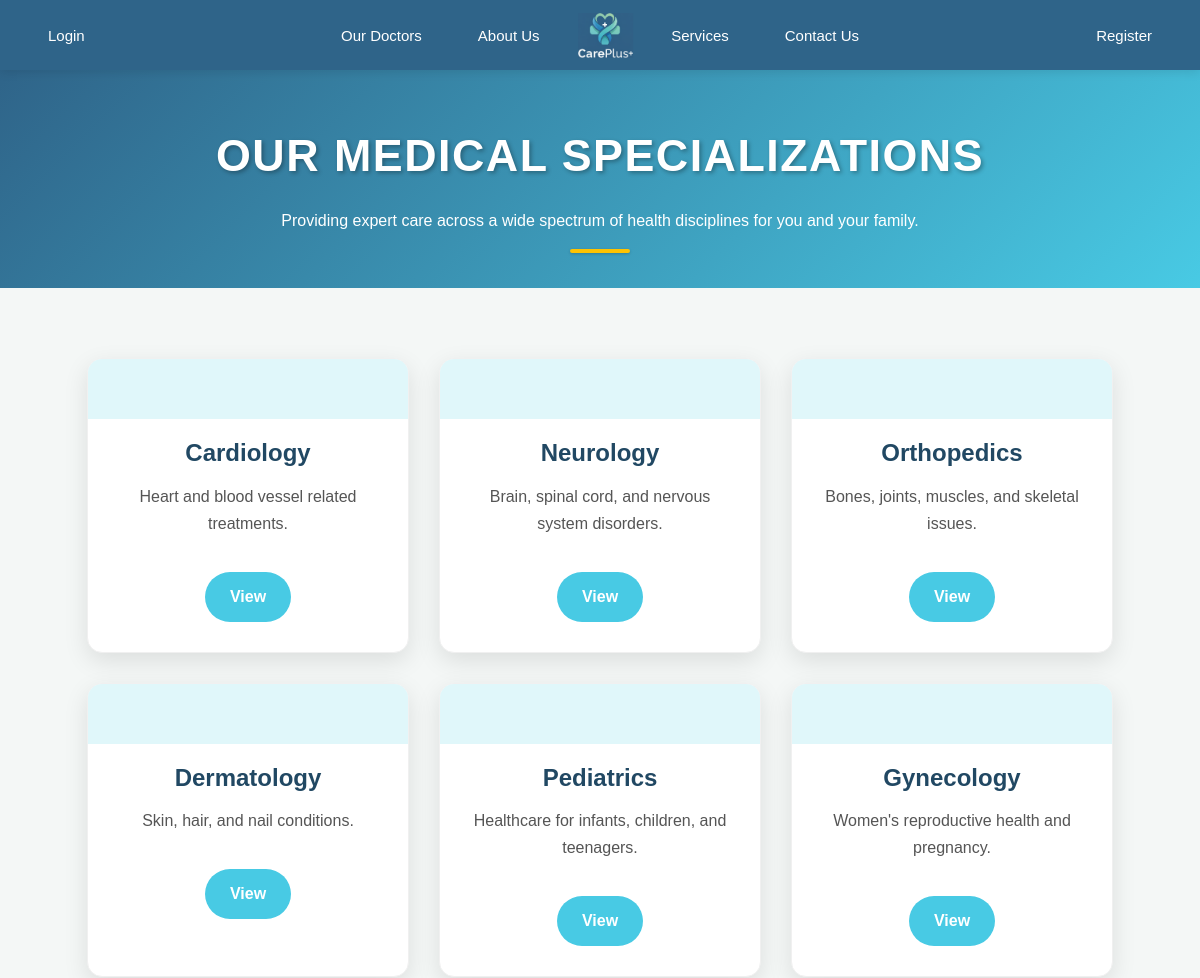
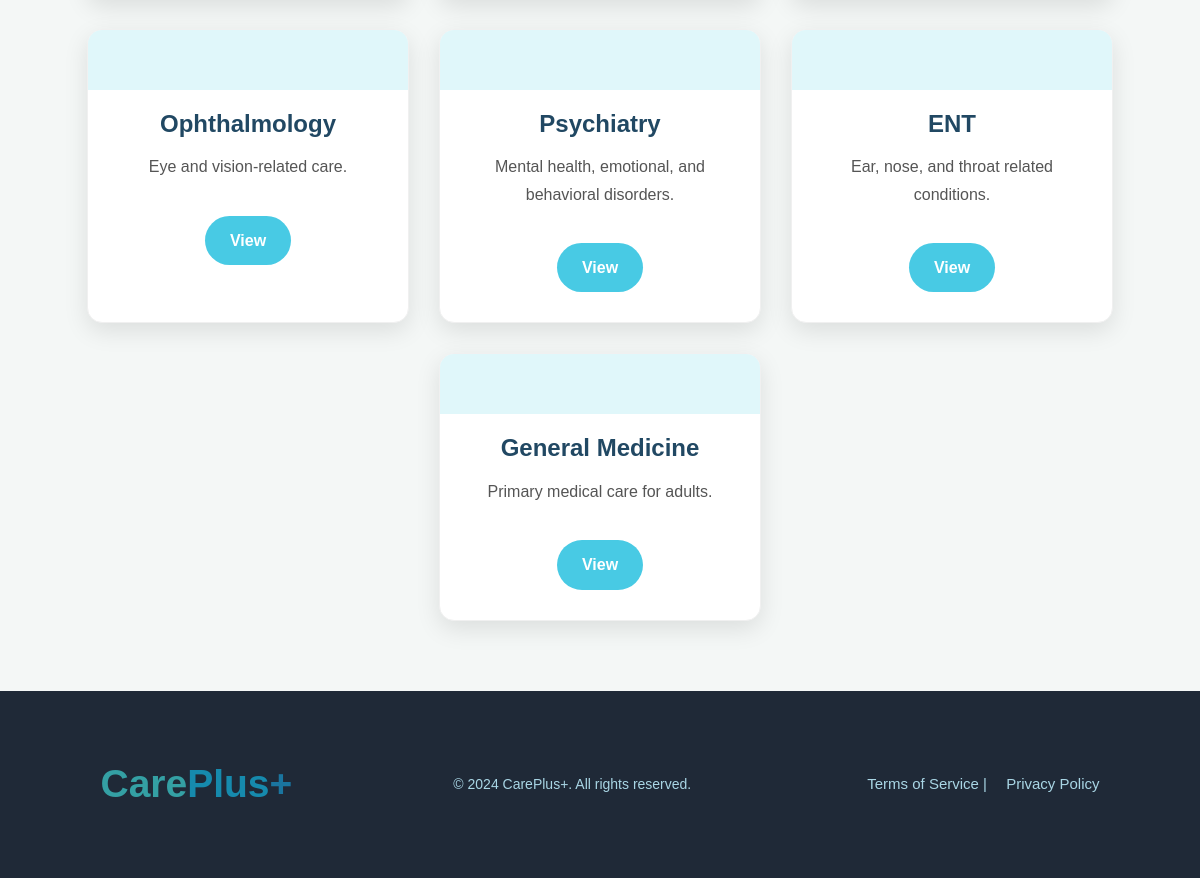
The page /Services on the database its author committed (2 pictures, top to bottom).
### app/models.py (models this page shows)
class specialization(db.Model):
    id = db.Column(db.Integer, primary_key=True)
    name = db.Column(db.String(150), unique=True, nullable=False)
    about = db.Column(db.Text, nullable=False)
    doctors = db.relationship('Doctor', backref='specialization', cascade='all, delete-orphan')

### app/routes.py (the view)
    @app.route('/Services')
    def services():
        all_specializations = specialization.query.all()
        return render_template('services.html', specializations=all_specializations)

### templates/services.html (shortened to what this page needs)
{% extends "base.html" %}
{% block content %}
<div class="topic">
    <h1>Our Medical Specializations</h1>
    <p>Providing expert care across a wide spectrum of health disciplines for you and your family.</p>
    <hr>
</div>
<div class="services-grid">
    {% for spec in specializations %}
        <div class="service-card">
            <div class="card-icon-wrapper">
            </div>
            <h2>{{ spec.name }}</h2>
            <p>{{ spec.about }}</p>
            <a href="{{ url_for('department', specialization_id=spec.id ) }}" class="view-button">View</a>
        </div>
    {% endfor %}
</div>
{% endblock %}

### static/css/style.css (style rules this page uses)
body { font-family: 'Montserrat', sans-serif; margin: 0; padding: 0; background-color: #f4f7f6; color: #343a40; line-height: 1.6; }
.topic { background: linear-gradient(135deg, #2f6489 0%, #48cae4 100%); padding: 50px 0 35px 0; text-align: center; color: #ffffff; position: relative; overflow: hidden; }
.topic h1 { font-size: 2.8em; color: #ffffff; margin: 0 0 8px 0; font-weight: 900; letter-spacing: 1.5px; text-transform: uppercase; text-shadow: 2px 2px 4px rgba(0, 0, 0, 0.3); }
.topic hr { width: 60px; height: 4px; background-color: #ffc300; border: none; margin: 8px auto 0 auto; border-radius: 2px; box-shadow: 0 1px 3px rgba(0, 0, 0, 0.2); }
.services-grid { display: flex; flex-wrap: wrap; justify-content: center; gap: 30px; max-width: 1200px; margin: 70px auto; padding: 0 30px; }
.service-card { flex: 0 0 320px; background-color: #ffffff; border-radius: 15px; box-shadow: 0 8px 25px rgba(0, 0, 0, 0.1); transition: transform 0.4s ease, box-shadow 0.4s ease; overflow: hidden; border: 1px solid #f0f0f0; text-align: center; }
.card-icon-wrapper { background-color: #e0f7fa; padding: 30px 0; margin-bottom: 15px; }
.service-card h2 { font-size: 1.5em; font-weight: 700; color: #214863; padding: 0 20px 10px 20px; margin: 0; }
.service-card p { font-size: 1em; line-height: 1.7; color: #555555; padding: 0 25px 20px 25px; margin: 0; }
.view-button { display: inline-block; margin-top: 15px; margin-bottom: 30px; padding: 12px 25px; border-radius: 50px; background-color: #48cae4; color: #fff; text-decoration: none; font-weight: 600; transition: background-color 0.3s ease, transform 0.2s ease; }

### rows shown on the page
specialization: name "Cardiology", about "Heart and blood vessel related treatments."
specialization: name "Neurology", about "Brain, spinal cord, and nervous system disorders."
specialization: name "Orthopedics", about "Bones, joints, muscles, and skeletal issues."
specialization: name "Dermatology", about "Skin, hair, and nail conditions."
specialization: name "Pediatrics", about "Healthcare for infants, children, and teenagers."
specialization: name "Gynecology", about "Women's reproductive health and pregnancy."
specialization: name "Ophthalmology", about "Eye and vision-related care."
specialization: name "Psychiatry", about "Mental health, emotional, and behavioral disorders."
specialization: name "ENT", about "Ear, nose, and throat related conditions."
specialization: name "General Medicine", about "Primary medical care for adults."
